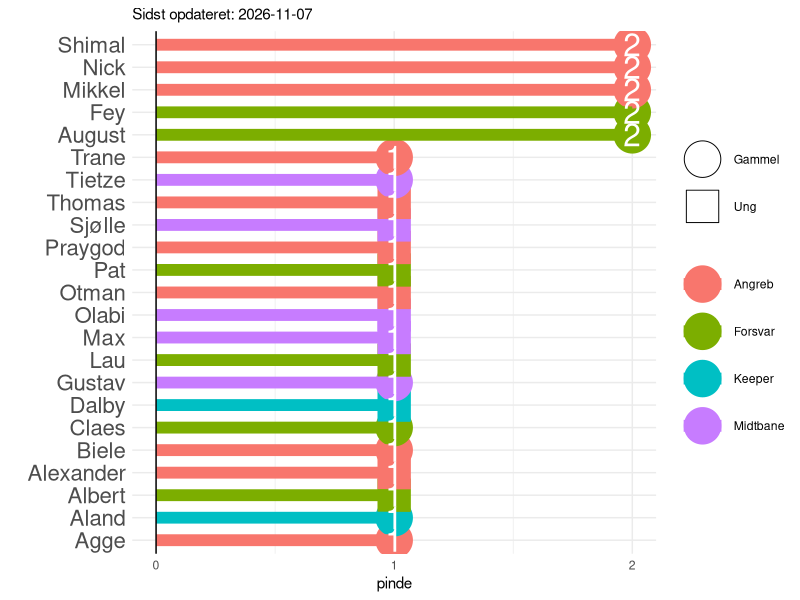
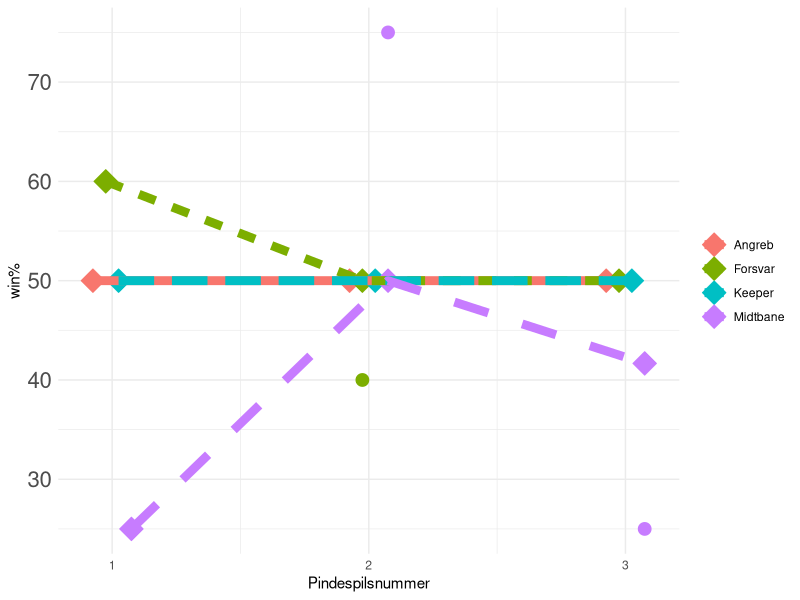

Recreate these plots in R, in order. (Note: this script raises an error after producing the figures.)
library(tidyr)
library(dplyr)
library(purrr)
library(ggplot2)
library(forcats)
library(knitr)

sti_billeder <- "C:/Users/augus/Desktop/pindespil/Jelly/pindespil1908.github.io/assets/img/"

opdateret <- Sys.Date()

data <- tribble(
  ~spiller, ~alder, ~position, 
  
  "Dalby",      "Ung",         "Keeper",
  "Aland",      "Gammel",      "Keeper",
  "KC",         "Gammel",      "Keeper",
  "Konrad",     "Ung",         "Keeper",
  
  "Jogge",      "Gammel",      "Forsvar",
  "Kav",        "Gammel",      "Forsvar",
  "Claes",      "Gammel",      "Forsvar",
  "Lau",        "Ung",         "Forsvar",
  "Fey",        "Gammel",      "Forsvar",
  "August",     "Gammel",      "Forsvar",
  "Pat",        "Ung",         "Forsvar",
  "Albert",     "Ung",         "Forsvar",
  
  "Gustav",     "Gammel",      "Midtbane",
  "Max",        "Ung",         "Midtbane",
  "Tietze",     "Gammel",      "Midtbane",
  "Sjølle",     "Ung",         "Midtbane",
  "Olabi",      "Ung",         "Midtbane",
  
  "Praygod",    "Ung",         "Angreb",
  "Otman",      "Ung",         "Angreb",
  "Thomas",     "Ung",         "Angreb",
  "Alexander",  "Ung",         "Angreb",
  "Nick",       "Gammel",      "Angreb",
  "Haris",      "Ung",         "Angreb",
  "Agge",       "Gammel",      "Angreb",
  "Shimal",     "Gammel",      "Angreb",
  "Biele",      "Gammel",      "Angreb",
  "Mikkel",     "Gammel",      "Angreb",
  "Trane",      "Gammel",      "Angreb"
)

pinde <- tribble(
  ~id, ~dato, ~spiltype, ~trøjer, ~joker, 
  ~vindere, 
  ~tabere,
  
  1, "2025-01-21", "Interval", 1, 0, 
  c("August", "Pat", "Nick", "Mikkel", "Biele", "Max", "Aland", "Thomas", "Trane", "Albert", NA),
  c("Lau", "Fey", "Gustav", "Sjølle", "Alexander", "Agge", "Shimal", "Praygod", "Otman", "Olabi", "Dalby"),
  
  2, "2025-01-21", "Skud", 0, 0, 
  c("Lau", "Fey", "Gustav", "Sjølle", "Alexander", "Agge", "Shimal", "Praygod", "Otman", "Olabi", "Dalby"),
  c("August", "Pat", "Nick", "Mikkel", "Biele", "Max", "Aland", "Thomas", "Trane", "Albert", NA),
  
  3, "2025-01-23", "Interval", 0, 0, 
  c( "August", "Fey", "Shimal", "Nick", "Tietze", "Claes", "Mikkel", NA, NA),
  c("Lau", "Pat", "Albert", "Max", "Sjølle", "Olabi", "Praygod", "Otman", "Thomas")
)

###
# HUSK AT OPDATERE PLOTS.RMD OGSÅ!
##



funktion <- function(input) {
  pinde <- pinde %>% 
    unnest(cols = c(vindere, tabere)) %>% 
    mutate(dato = as.Date(dato, tryFormats = c("%Y-%m-%d")))
  
  forkert <- c(setdiff(pinde$tabere, data$spiller), setdiff(pinde$vindere, data$spiller)) %>% na.omit
  
  if (length(forkert) > 0) {
    stop("idiot")
  } else {
    message("godt")
  }
  pinde
}

pinde <- funktion(pinde)

png(filename = paste0(sti_billeder, "pinde_spiller.png"), width = 1000, height = 1200)
pinde %>% 
  filter(!is.na(vindere)) %>% 
  group_by(vindere) %>% 
  summarise(pinde = n()) %>% 
  left_join(data, by = c("vindere"="spiller")) %>% 
  arrange(desc(pinde)) %>% 
  ggplot(aes(fct_reorder(vindere, pinde), pinde))+ 
  geom_point(aes(shape = alder, fill = position, color=position), size =12)+
  geom_segment(aes(x = fct_reorder(vindere, pinde), xend = fct_reorder(vindere, pinde),
                   y = 0, yend = pinde, color = position),
               lwd = 4) +
  geom_text(aes(label = pinde), color = "white", size = 8) +
  scale_shape_manual(values = c(21, 22), name = " ") +
  geom_hline(yintercept = 0) +
  coord_flip() +  
  theme_minimal() + 
  scale_x_discrete(name = "")+
  scale_y_continuous(breaks = seq(0,2))+
  theme(legend.title = element_blank(),
        axis.text.y = element_text(size = 16)) +
  labs(subtitle= paste0("Sidst opdateret: ", opdateret))
dev.off()

# posistions graf
png(filename = paste0(sti_billeder, "position_graf.png"), width = 1200, height = 1000)
pinde %>%
  pivot_longer(cols = c(vindere, tabere),
               names_to = "source",  # A temporary column for identifying col1/col2
               values_to = "spiller") %>%
  mutate(pind = ifelse(source == "vindere", "sejre", "tabte")) %>%  # Assign 1 if from col1, 0 if from col2
  select(-source)  %>%
  left_join(data, by = c("spiller"="spiller")) %>%
  filter(!is.na(spiller)) %>%
  group_by(id, position, pind) %>%
  summarise(vundne = n()) %>%
  rbind(data.frame(id = c(3, 3),
                   position = c("Keeper", "Keeper"),
                   pind = c("sejre", "tabte"),
                   vundne = c(1,1))) %>%
  pivot_wider(names_from = pind,
              values_from = vundne, values_fill = list(vundne = 0)) %>%
  mutate(gennemsnit = sejre/(tabte+sejre)*100) %>%
  ungroup() %>%
  group_by(position) %>%
  mutate(gnm = cumsum(sejre)/(cumsum(tabte)+cumsum(sejre))*100) %>%
  ungroup() %>%
  arrange(as.numeric(id), position) %>%
  ggplot(aes(id, gennemsnit, color = position, fill = position)) +
  geom_point(size = 4, position = position_dodge(width = 0.2)) +
  geom_point(aes(y = gnm, group = position), shape = 23, size = 6, na.rm = TRUE, position = position_dodge(width = 0.2)) +
  geom_line(aes(y = gnm, group = position, linetype = position),size = 3, na.rm = TRUE, position = position_dodge(width = 0.2)) +
  theme_minimal()+
  scale_x_continuous(breaks = c(1,2,3)) +
  labs(
    x = "Pindespilsnummer",  # Custom x-axis label
    y = "win%"  # Custom plot title
  ) +
  theme(legend.title = element_blank(),
        axis.text.y = element_text(size = 16))


#+
  # geom_segment(aes(
  #   x = dodge,  # Adjust x to align with dodge
  #   xend = dodge,  # Adjust xend to align with dodge
  #   y = gennemsnit,
  #   yend = gnm,
  #   group = position),
  #   arrow = arrow(length = unit(0.15, "cm")),
  #   size= 0.3,
  #   data = ~.x %>% filter(abs(gennemsnit - gnm) > 5), # Add a threshold for arrow drawing
  #   position = position_dodge(width = 0.2),
  #   na.rm = TRUE)
dev.off()


ggplot(aes(x = as.numeric(pindespil_id), y = gennemsnit, color = position)) +
  geom_point(size = 3, position = position_dodge(width = 0.2)) +
  geom_point(aes(y = gnm, group = position), shape = 0, size = 0, na.rm = TRUE, position = position_dodge(width = 0.2)) +
  geom_smooth(aes(y = gnm, group = position, fill = position), method = "loess", se = F, na.rm = TRUE,
              alpha = 0.2, position = position_dodge(width = 0.2)) +
  theme_minimal() + theme(legend.position = "bottom")
#
test2 %>% 
  filter(!is.na(position)) %>% 
  group_by(pindespil_id, position, udfald) %>%
  summarise(vundne = n(), .groups = "drop") %>%
  rbind(data.frame(pindespil_id = c("8", "8"), 
                   position = c("keeper", "keeper"), 
                   udfald = c("tabende_hold", "vindende_hold"),
                   vundne = c(0,0))) %>%
  pivot_wider(names_from = udfald,
              values_from = vundne, values_fill = list(vundne = 0)) %>% 
  mutate(gennemsnit = vindende_hold/(tabende_hold+vindende_hold)*100) %>% 
  ungroup() %>%
  group_by(position) %>% 
  mutate(gnm = cumsum(vindende_hold)/(cumsum(tabende_hold)+cumsum(vindende_hold))*100) %>% 
  ungroup() %>% 
  arrange(as.numeric(pindespil_id))